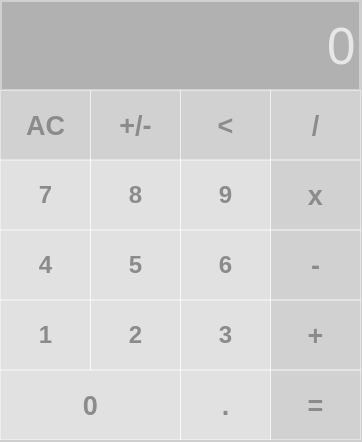
<?xml version="1.0" encoding="UTF-8"?>
<ui version="4.0">
 <class>MainWindow</class>
 <widget class="QMainWindow" name="MainWindow">
  <property name="geometry">
   <rect>
    <x>0</x>
    <y>0</y>
    <width>362</width>
    <height>442</height>
   </rect>
  </property>
  <property name="maximumSize">
   <size>
    <width>377</width>
    <height>500</height>
   </size>
  </property>
  <property name="windowTitle">
   <string>MainWindow</string>
  </property>
  <property name="styleSheet">
   <string notr="true">background-color: rgba(205, 205, 205, 0.7);</string>
  </property>
  <widget class="QWidget" name="centralwidget">
   <widget class="QLineEdit" name="display">
    <property name="geometry">
     <rect>
      <x>0</x>
      <y>0</y>
      <width>361</width>
      <height>91</height>
     </rect>
    </property>
    <property name="font">
     <font>
      <pointsize>38</pointsize>
     </font>
    </property>
    <property name="styleSheet">
     <string notr="true">color: rgba(255, 255, 255, 0.7);
background-color: rgb(177, 177, 177);
border: 2px solid rgba(255, 255, 255, 0.4);
</string>
    </property>
    <property name="text">
     <string>0</string>
    </property>
    <property name="alignment">
     <set>Qt::AlignRight|Qt::AlignTrailing|Qt::AlignVCenter</set>
    </property>
   </widget>
   <widget class="QPushButton" name="Button_ac">
    <property name="geometry">
     <rect>
      <x>0</x>
      <y>90</y>
      <width>91</width>
      <height>70</height>
     </rect>
    </property>
    <property name="font">
     <font>
      <pointsize>20</pointsize>
      <bold>true</bold>
     </font>
    </property>
    <property name="styleSheet">
     <string notr="true">background: rgba(255, 255, 255, 0.05);
border: 1px solid rgba(255, 255, 255, 0.4);
color: rgb(139, 139, 139);</string>
    </property>
    <property name="text">
     <string>AC</string>
    </property>
   </widget>
   <widget class="QPushButton" name="Button_7">
    <property name="geometry">
     <rect>
      <x>0</x>
      <y>160</y>
      <width>91</width>
      <height>70</height>
     </rect>
    </property>
    <property name="font">
     <font>
      <pointsize>18</pointsize>
      <bold>true</bold>
     </font>
    </property>
    <property name="styleSheet">
     <string notr="true">background: rgba(255, 255, 255, 0.4);
border: 1px solid rgba(255, 255, 255, 0.4);
color: rgb(139, 139, 139);</string>
    </property>
    <property name="text">
     <string>7</string>
    </property>
   </widget>
   <widget class="QPushButton" name="Button_plus_moins">
    <property name="geometry">
     <rect>
      <x>90</x>
      <y>90</y>
      <width>91</width>
      <height>70</height>
     </rect>
    </property>
    <property name="font">
     <font>
      <pointsize>20</pointsize>
      <bold>true</bold>
     </font>
    </property>
    <property name="styleSheet">
     <string notr="true">background: rgba(255, 255, 255, 0.05);
border: 1px solid rgba(255, 255, 255, 0.4);
color: rgb(139, 139, 139);</string>
    </property>
    <property name="text">
     <string>+/-</string>
    </property>
   </widget>
   <widget class="QPushButton" name="Button_del">
    <property name="geometry">
     <rect>
      <x>180</x>
      <y>90</y>
      <width>91</width>
      <height>70</height>
     </rect>
    </property>
    <property name="font">
     <font>
      <pointsize>20</pointsize>
      <bold>true</bold>
     </font>
    </property>
    <property name="styleSheet">
     <string notr="true">background: rgba(255, 255, 255, 0.05);
border: 1px solid rgba(255, 255, 255, 0.4);
color: rgb(139, 139, 139);</string>
    </property>
    <property name="text">
     <string>&lt;</string>
    </property>
   </widget>
   <widget class="QPushButton" name="Button_division">
    <property name="geometry">
     <rect>
      <x>270</x>
      <y>90</y>
      <width>91</width>
      <height>70</height>
     </rect>
    </property>
    <property name="font">
     <font>
      <pointsize>20</pointsize>
      <bold>true</bold>
     </font>
    </property>
    <property name="styleSheet">
     <string notr="true">background: rgba(255, 255, 255, 0.05);
border: 1px solid rgba(255, 255, 255, 0.4);
color: rgb(139, 139, 139);</string>
    </property>
    <property name="text">
     <string>/</string>
    </property>
   </widget>
   <widget class="QPushButton" name="Button_8">
    <property name="geometry">
     <rect>
      <x>90</x>
      <y>160</y>
      <width>91</width>
      <height>70</height>
     </rect>
    </property>
    <property name="font">
     <font>
      <pointsize>18</pointsize>
      <bold>true</bold>
     </font>
    </property>
    <property name="styleSheet">
     <string notr="true">background: rgba(255, 255, 255, 0.4);
border: 1px solid rgba(255, 255, 255, 0.4);
color: rgb(139, 139, 139);</string>
    </property>
    <property name="text">
     <string>8</string>
    </property>
   </widget>
   <widget class="QPushButton" name="Button_9">
    <property name="geometry">
     <rect>
      <x>180</x>
      <y>160</y>
      <width>91</width>
      <height>70</height>
     </rect>
    </property>
    <property name="font">
     <font>
      <pointsize>18</pointsize>
      <bold>true</bold>
     </font>
    </property>
    <property name="styleSheet">
     <string notr="true">background: rgba(255, 255, 255, 0.4);
border: 1px solid rgba(255, 255, 255, 0.4);
color: rgb(139, 139, 139);</string>
    </property>
    <property name="text">
     <string>9</string>
    </property>
   </widget>
   <widget class="QPushButton" name="Button_mul">
    <property name="geometry">
     <rect>
      <x>270</x>
      <y>160</y>
      <width>91</width>
      <height>70</height>
     </rect>
    </property>
    <property name="font">
     <font>
      <pointsize>20</pointsize>
      <bold>true</bold>
     </font>
    </property>
    <property name="styleSheet">
     <string notr="true">background: rgba(255, 255, 255, 0.05);
border: 1px solid rgba(255, 255, 255, 0.4);
color: rgb(139, 139, 139);</string>
    </property>
    <property name="text">
     <string>x</string>
    </property>
   </widget>
   <widget class="QPushButton" name="Button_moins">
    <property name="geometry">
     <rect>
      <x>270</x>
      <y>230</y>
      <width>91</width>
      <height>70</height>
     </rect>
    </property>
    <property name="font">
     <font>
      <pointsize>20</pointsize>
      <bold>true</bold>
     </font>
    </property>
    <property name="styleSheet">
     <string notr="true">background: rgba(255, 255, 255, 0.05);
border: 1px solid rgba(255, 255, 255, 0.4);
color: rgb(139, 139, 139);</string>
    </property>
    <property name="text">
     <string>-</string>
    </property>
   </widget>
   <widget class="QPushButton" name="Button_plus">
    <property name="geometry">
     <rect>
      <x>270</x>
      <y>300</y>
      <width>91</width>
      <height>70</height>
     </rect>
    </property>
    <property name="font">
     <font>
      <pointsize>20</pointsize>
      <bold>true</bold>
     </font>
    </property>
    <property name="styleSheet">
     <string notr="true">background: rgba(255, 255, 255, 0.05);
border: 1px solid rgba(255, 255, 255, 0.4);
color: rgb(139, 139, 139);</string>
    </property>
    <property name="text">
     <string>+</string>
    </property>
   </widget>
   <widget class="QPushButton" name="Button_egale">
    <property name="geometry">
     <rect>
      <x>270</x>
      <y>370</y>
      <width>91</width>
      <height>70</height>
     </rect>
    </property>
    <property name="font">
     <font>
      <pointsize>20</pointsize>
      <bold>true</bold>
     </font>
    </property>
    <property name="styleSheet">
     <string notr="true">background: rgba(255, 255, 255, 0.05);
border: 1px solid rgba(255, 255, 255, 0.4);
color: rgb(139, 139, 139);</string>
    </property>
    <property name="text">
     <string>=</string>
    </property>
   </widget>
   <widget class="QPushButton" name="Button_6">
    <property name="geometry">
     <rect>
      <x>180</x>
      <y>230</y>
      <width>91</width>
      <height>70</height>
     </rect>
    </property>
    <property name="font">
     <font>
      <pointsize>18</pointsize>
      <bold>true</bold>
     </font>
    </property>
    <property name="styleSheet">
     <string notr="true">background: rgba(255, 255, 255, 0.4);
border: 1px solid rgba(255, 255, 255, 0.4);
color: rgb(139, 139, 139);</string>
    </property>
    <property name="text">
     <string>6</string>
    </property>
   </widget>
   <widget class="QPushButton" name="Button_5">
    <property name="geometry">
     <rect>
      <x>90</x>
      <y>230</y>
      <width>91</width>
      <height>70</height>
     </rect>
    </property>
    <property name="font">
     <font>
      <pointsize>18</pointsize>
      <bold>true</bold>
     </font>
    </property>
    <property name="styleSheet">
     <string notr="true">background: rgba(255, 255, 255, 0.4);
border: 1px solid rgba(255, 255, 255, 0.4);
color: rgb(139, 139, 139);</string>
    </property>
    <property name="text">
     <string>5</string>
    </property>
   </widget>
   <widget class="QPushButton" name="Button_4">
    <property name="geometry">
     <rect>
      <x>0</x>
      <y>230</y>
      <width>91</width>
      <height>70</height>
     </rect>
    </property>
    <property name="font">
     <font>
      <pointsize>18</pointsize>
      <bold>true</bold>
     </font>
    </property>
    <property name="styleSheet">
     <string notr="true">background: rgba(255, 255, 255, 0.4);
border: 1px solid rgba(255, 255, 255, 0.4);
color: rgb(139, 139, 139);</string>
    </property>
    <property name="text">
     <string>4</string>
    </property>
   </widget>
   <widget class="QPushButton" name="Button_3">
    <property name="geometry">
     <rect>
      <x>180</x>
      <y>300</y>
      <width>91</width>
      <height>70</height>
     </rect>
    </property>
    <property name="font">
     <font>
      <pointsize>18</pointsize>
      <bold>true</bold>
     </font>
    </property>
    <property name="styleSheet">
     <string notr="true">background: rgba(255, 255, 255, 0.4);
border: 1px solid rgba(255, 255, 255, 0.4);
color: rgb(139, 139, 139);</string>
    </property>
    <property name="text">
     <string>3</string>
    </property>
   </widget>
   <widget class="QPushButton" name="Button_1">
    <property name="geometry">
     <rect>
      <x>0</x>
      <y>300</y>
      <width>91</width>
      <height>70</height>
     </rect>
    </property>
    <property name="font">
     <font>
      <pointsize>18</pointsize>
      <bold>true</bold>
     </font>
    </property>
    <property name="styleSheet">
     <string notr="true">background: rgba(255, 255, 255, 0.4);
border: 1px solid rgba(255, 255, 255, 0.4);
color: rgb(139, 139, 139);</string>
    </property>
    <property name="text">
     <string>1</string>
    </property>
   </widget>
   <widget class="QPushButton" name="Button_2">
    <property name="geometry">
     <rect>
      <x>90</x>
      <y>300</y>
      <width>91</width>
      <height>70</height>
     </rect>
    </property>
    <property name="font">
     <font>
      <pointsize>18</pointsize>
      <bold>true</bold>
     </font>
    </property>
    <property name="styleSheet">
     <string notr="true">background: rgba(255, 255, 255, 0.4);
border: 1px solid rgba(255, 255, 255, 0.4);
color: rgb(139, 139, 139);</string>
    </property>
    <property name="text">
     <string>2</string>
    </property>
   </widget>
   <widget class="QPushButton" name="Button_point">
    <property name="geometry">
     <rect>
      <x>180</x>
      <y>370</y>
      <width>91</width>
      <height>70</height>
     </rect>
    </property>
    <property name="font">
     <font>
      <pointsize>20</pointsize>
      <bold>true</bold>
     </font>
    </property>
    <property name="styleSheet">
     <string notr="true">background: rgba(255, 255, 255, 0.4);
border: 1px solid rgba(255, 255, 255, 0.4);
color: rgb(139, 139, 139);</string>
    </property>
    <property name="text">
     <string>.</string>
    </property>
   </widget>
   <widget class="QPushButton" name="Button_0">
    <property name="geometry">
     <rect>
      <x>0</x>
      <y>370</y>
      <width>181</width>
      <height>70</height>
     </rect>
    </property>
    <property name="font">
     <font>
      <pointsize>20</pointsize>
      <bold>true</bold>
     </font>
    </property>
    <property name="styleSheet">
     <string notr="true">background: rgba(255, 255, 255, 0.4);
border: 1px solid rgba(255, 255, 255, 0.4);
color: rgb(139, 139, 139);</string>
    </property>
    <property name="text">
     <string>0</string>
    </property>
   </widget>
  </widget>
 </widget>
 <resources/>
 <connections/>
</ui>
